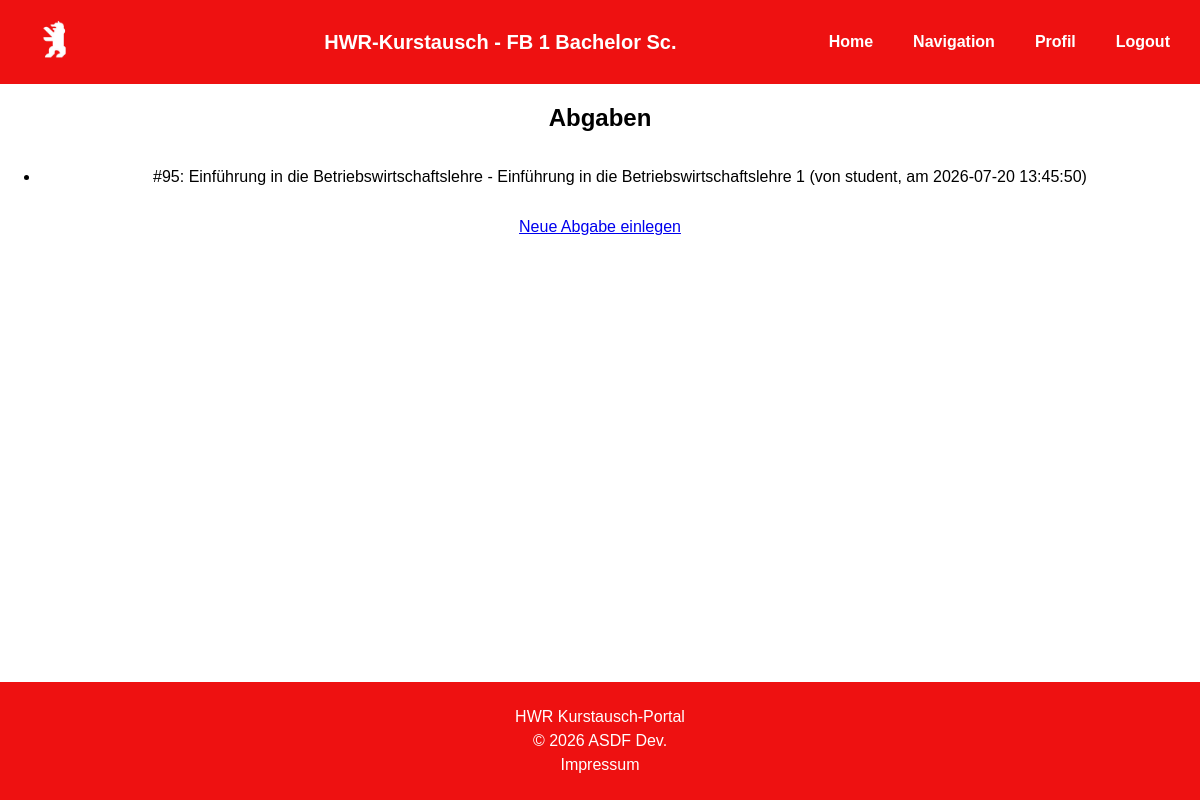
Screenshot of /abgaben (signed in) with the database file from the repository.
### tables this page shows
CREATE TABLE abgabe (
        abgabe_id INTEGER NOT NULL PRIMARY KEY AUTOINCREMENT,
        kurs_id INTEGER NOT NULL,
        username TEXT NOT NULL,
        zeitpunkt DATETIME DEFAULT CURRENT_TIMESTAMP,
                   
        FOREIGN KEY (kurs_id) REFERENCES kursangebot(kurs_id),
        FOREIGN KEY (username) REFERENCES student(username)
    );

CREATE TABLE kursangebot (
        kurs_id INTEGER NOT NULL PRIMARY KEY AUTOINCREMENT,
        kursbezeichnung TEXT NOT NULL,
        modul_id TEXT NOT NULL,
        semester TEXT NOT NULL,
        dozent TEXT,
        zeiten TEXT,
        sprache TEXT,
                   
        FOREIGN KEY (modul_id) REFERENCES modul(modul_id)
    );

### kursabgabe.py (the view)
@kursabgabe.route("/abgaben")
def abgaben_liste():
    globale_tauschfindung() # -> ohne das callen wird garnicht gematched!
    conn = sqlite3.connect(DB_PATH)
    cursor = conn.cursor()
    cursor.execute("""
        SELECT abgabe.abgabe_id, kursangebot.kursbezeichnung, abgabe.username, abgabe.zeitpunkt
        FROM abgabe
        JOIN kursangebot ON abgabe.kurs_id = kursangebot.kurs_id
        WHERE abgabe.username = ?
        ORDER BY abgabe.zeitpunkt ASC
    """, (current_user.username, ))
    abgaben = cursor.fetchall()
    conn.close()
    return render_template("abgabe_liste.html", abgaben=abgaben)

### app.py (called while the page is built, shortened)
@login_manager.user_loader
def load_user(user_id):
    if not user_id or user_id== None:
        return None
    with dbcon() as connection:
        c = connection.cursor()
        c.execute("SELECT username, vorname, name, email, matrikelnummer, studiengang FROM studenten WHERE username = ?", (user_id,))
        student = c.fetchone()
        if student:
            return User(
                id=str(student[0]), # wird von flask-login gebraucht
                username=student[0],
                vorname=student[1],
                name=student[2],
                email=student[3],
                matrikelnummer=student[4],
                studiengang=student[5]
            )

### db_reinigen.py (called while the page is built)
def db_reinigen():
    with dbcon() as connection:
        c = connection.cursor()
        c.execute("""
        DELETE FROM abgabe
        WHERE abgabe_id NOT IN (SELECT MIN(abgabe_id) as min FROM abgabe GROUP BY kurs_id, username)
        """)
        abgaben_duplikate = c.rowcount
        c.execute("""
        DELETE FROM anfrage
        WHERE anfrage_id NOT IN (SELECT MIN(anfrage_id) as min FROM anfrage GROUP BY kurs_id, username)
        """)
        anfragen_duplikate = c.rowcount
        connection.commit()
        c.close()
        print("-----------------------------------------------")
        print(f"{abgaben_duplikate} Abgaben-Duplikate und {anfragen_duplikate} Anfragen-Duplikate aus DB gereinigt!")

### db_update.py (called while the page is built)
def dbcon():
    connection = sqlite3.connect(DB_PATH)
    return connection

### tausch.py (called while the page is built, shortened)
def tausche_eintragen(passendetausche_liste):
    eintrage_erfolgt = 0
    with dbcon() as connection:
        c = connection.cursor()
        connection.commit()
        c.close()
        return eintrage_erfolgt

### templates/abgabe_liste.html (shortened to what this page needs)
{% extends "base.html" %}
{% block CONTENT %}
    <h1>Abgaben</h1>
    <ul>
      {% for abgabe in abgaben %}
        <li>#{{ abgabe[0] }}: {{ abgabe[1] }} (von {{ abgabe[2] }}, am {{ abgabe[3] }})</li>
      {% endfor %}
    </ul>
    <p><a href="{{ url_for('kursabgabe.abgabe_neu') }}">Neue Abgabe einlegen</a></p>
{% endblock%}

### static/style.css (style rules this page uses)
html, body { margin: 0; padding: 0; min-height: 100%; font-family: Bahnschrift, Arial, sans-serif; text-align: center; color:black }
body { min-height: 100vh; }
section.content > :not(header):not(footer) { flex-shrink: 0; }

### rows the page displays
abgabe: abgabe_id "95", kursbezeichnung "Einführung in die Betriebswirtschaftslehre - Einführung in die Betriebswirtschaftslehre 1", username "student", zeitpunkt "2026-07-20 13:45:50"
